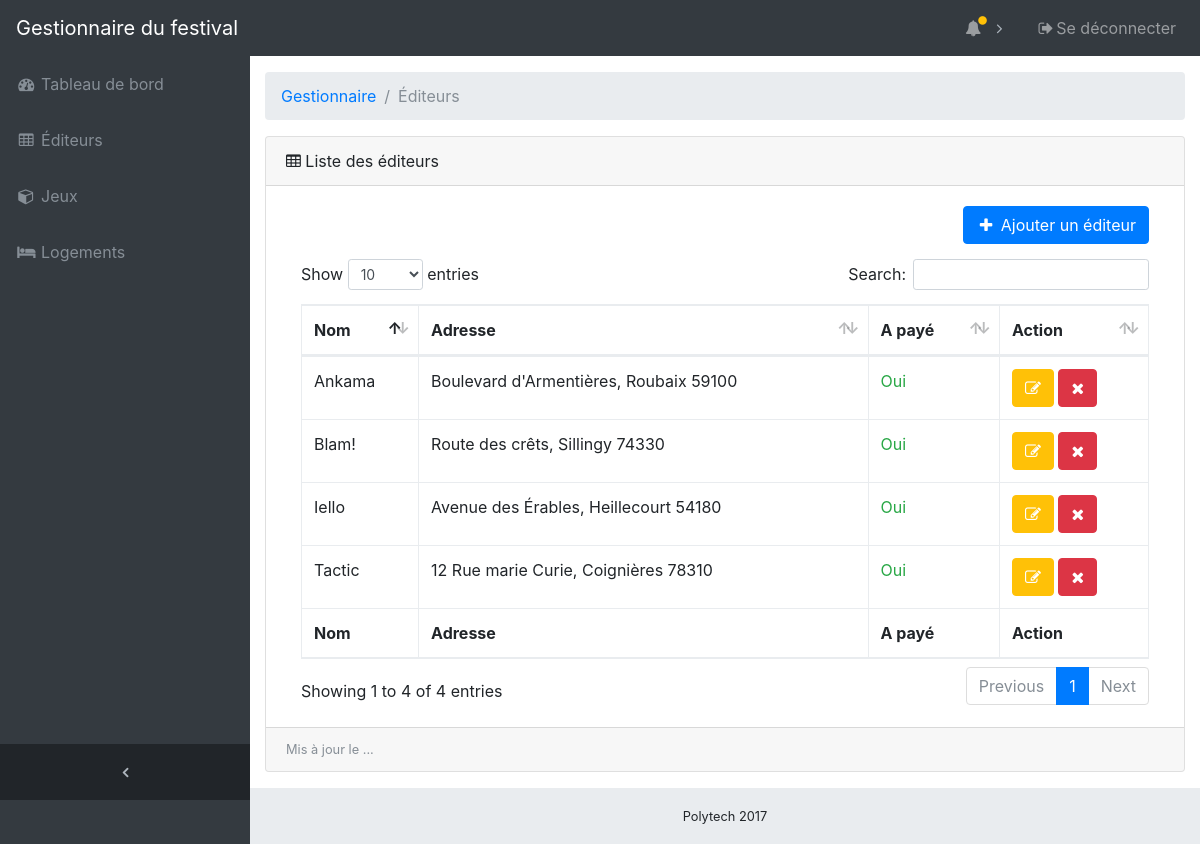
The page /index.php?controller=editeur&action=readAll on the database its author committed.
### tables this page shows
CREATE TABLE `editeur` (
  `idEditeur` int(11) NOT NULL,
  `nomEditeur` varchar(32) NOT NULL,
  `villeEditeur` varchar(32) NOT NULL,
  `rueEditeur` varchar(32) NOT NULL,
  `CPEditeur` int(11) NOT NULL
);

### lib/file.php (called while the page is built)
<?php
class file{
  public static function build_path($path_array){
    $d_s = DIRECTORY_SEPARATOR;
    $ROOT_FOLDER = __DIR__ . "/..";
    return $ROOT_FOLDER . $d_s . join($d_s, $path_array);
  }
}

### controller/controllerEditeur.php (called while the page is built, shortened)
<?php
require_once(File::build_path(array("model", "modelEditeur.php")));
class controllerEditeur{
  public static function readAll(){
    $tab_t = modelEditeur::readAll();
    require (File::build_path(array("view", "navbar.php")));
    require	(File::build_path(array("view", "editeur", "list.php")));
    require (File::build_path(array("view", "footer.php")));
  }
}

### index.php (called while the page is built, shortened)
<?php
    $d_s = DIRECTORY_SEPARATOR;
    require_once(__DIR__ . $d_s . "lib" . $d_s . "file.php");
    require_once(File::build_path(array("controller", "routeur.php")));

### model/modelEditeur.php (called while the page is built, shortened)
<?php
class modelEditeur{
  private $idEditeur;
  private $nomEditeur;
  private $rueEditeur;
  private $villeEditeur;
  private $CPEditeur;
public function getIdEditeur(){
  return $this->idEditeur;
}
public function getNomEditeur(){
  return $this->nomEditeur;
}
public function getVilleEditeur(){
  return $this->villeEditeur;
}
public function getRueEditeur(){
  return $this->rueEditeur;
}
public function getCPEditeur(){
  return $this->CPEditeur;
}
public static function readAll(){
  $sql = "SELECT * FROM editeur";
  $rep = model::$pdo->query($sql);
  $rep->setFetchMode(PDO::FETCH_CLASS, 'modelEditeur');
  return $rep->fetchAll();
}
}

### view/editeur/list.php (the view)
<div class="content-wrapper">
  <div class="container-fluid">
    <ol class="breadcrumb">
      <li class="breadcrumb-item">
        <a href="#">Gestionnaire</a>
      </li>
      <li class="breadcrumb-item active">Éditeurs</li>
    </ol>
    <div class="card mb-3">
      <div class="card-header">
        <i class="fa fa-table"></i> Liste des éditeurs</div>
        <div class="card-body">
          <div class="row">
            <div class="col-sm-12">
              <div class="btn-container">
                <a href="index.php?controller=editeur&action=add">
                  <button type="button" class="btn btn-primary"><i class="fa fa-fw fa-plus"></i> Ajouter un éditeur</button>
                </a>
              </div>
            </div>
          </div>
          <div class="table-responsive">
            <table class="table table-bordered" id="dataTable" width="100%" cellspacing="0">
              <thead>
                <tr>
                  <th>Nom</th>
                  <th>Adresse</th>
                  <th>A payé</th>
                  <th>Action</th>
                </tr>
              </thead>
              <tfoot>
                <tr>
                  <th>Nom</th>
                  <th>Adresse</th>
                  <th>A payé</th>
                  <th>Action</th>
                </tr>
              </tfoot>
              <tbody>
                <?php
                foreach ($tab_t as $i =>$v){
                  $idEditeur = $v-> getIdEditeur();
                  $nomEditeur = $v-> getNomEditeur();
                  $villeEditeur = $v-> getVilleEditeur();
                  $rueEditeur = $v-> getRueEditeur();
                  $cpEditeur = $v-> getCPEditeur();
                  echo "
                  <tr>
                  <td>".htmlspecialchars($nomEditeur)."</td>
                  <td>".htmlspecialchars($rueEditeur).", ".htmlspecialchars($villeEditeur)." ".htmlspecialchars($cpEditeur)."</td>
                  <td class=\"text-success\">Oui</td>
                  <td>
                  <button class=\"btn btn-warning\">
                  <i class=\"text-white fa fa-pencil-square-o\" aria-hidden=\"true\"></i>
                  </button>
                  <button type=\"button\" class=\"btn btn-danger\"  data-toggle=\"modal\" data-target=\"#modalSupp".htmlspecialchars($idEditeur)."\">
                  <i class=\"fa fa-times\" aria-hidden=\"true\"></i>
                  </button>
                  <div class=\"modal fade\" id=\"modalSupp".htmlspecialchars($idEditeur)."\" tabindex=\"-1\" role=\"dialog\" aria-labelledby=\"exampleModalLabel\" aria-hidden=\"true\">
                    <div class=\"modal-dialog\" role=\"document\">
                      <div class=\"modal-content\">
                        <div class=\"modal-header\">
                          <h5 class=\"modal-title\" id=\"exampleModalLabel\">Suppression</h5>
                          <button type=\"button\" class=\"close\" data-dismiss=\"modal\" aria-label=\"Close\">
                            <span aria-hidden=\"true\">&times;</span>
                          </button>
                        </div>
                        <div class=\"modal-body\">
                          Êtes vous sûrs de vouloir supprimer l'éditeur ".htmlspecialchars($nomEditeur)." ?
                        </div>
                        <div class=\"modal-footer\">
                          <button type=\"button\" class=\"btn btn-secondary\" data-dismiss=\"modal\">Annuler</button>
                          <a href='index.php?controller=editeur&action=delete&idEditeur=".htmlspecialchars($idEditeur)."'>
                            <button type=\"button\" class=\"btn btn-primary\">Confirmer</button>
                          </a>
                        </div>
                      </div>
                    </div>
                  </div>
                  </td>
                  </tr>";
                }
                ?>
              </tbody>
            </table>
          </div>
        </div>
        <div class="card-footer small text-muted">Mis à jour le ...</div>
      </div>
    </div>

### controller/routeur.php (shortened to what this page needs)
<?php
$controller = 'controllerAccueil';
$action = 'readAll';
if(!isset($_GET['controller']) && !isset($_GET['action'])){
	require(File::build_path(array("controller", "controllerAccueil.php")));
	$controller::$action();
}
else{
	if(isset($_GET['controller']) && !empty($_GET['controller'])){
		$controller = 'controller'. ucfirst($_GET['controller']);
		if(file_exists(File::build_path(array('controller', $controller . '.php')))){
			if(class_exists($controller)){
				if(isset($_GET['action'])){
					$action = $_GET['action'];
				}
				else if(isset($_POST['action'])){
					$action = $_POST['action'];
				}
				$cl = get_class_methods($controller);
				if(in_array($action, $cl)){
					$controller::$action();
				}
				else{
					controllerErreur::erreur("Action non existante");
				}
			}
		}else{
			controllerErreur::erreur("Le contrôleur n'existe pas");
		}
	}else{
		controllerErreur::erreur("Le contrôleur n'a pas été défini ou champs vides");
	}
}

### view/navbar.php (shortened to what this page needs)
<!DOCTYPE html>
<html lang="en">
<head>
  <link rel="stylesheet" href="css/styles.css" type="text/css"/>
  <link href="vendor/bootstrap/css/bootstrap.min.css" rel="stylesheet">
  <link href="vendor/font-awesome/css/font-awesome.min.css" rel="stylesheet" type="text/css">
  <link href="vendor/datatables/dataTables.bootstrap4.css" rel="stylesheet">
  <link href="css/sb-admin.css" rel="stylesheet">
</head>
<body class="fixed-nav sticky-footer bg-dark" id="page-top">
      <nav class="navbar navbar-expand-lg navbar-dark bg-dark fixed-top" id="mainNav">
          <a class="navbar-brand" href="index.php">Gestionnaire du festival</a>
          <div class="collapse navbar-collapse" id="navbarResponsive">
            <ul class="navbar-nav navbar-sidenav" id="exampleAccordion">
              <li class="nav-item" data-toggle="tooltip" data-placement="right" title="Dashboard">
                <a class="nav-link" href="index.php">
                  <i class="fa fa-fw fa-dashboard"></i>
                  <span class="nav-link-text">Tableau de bord</span>
                </a>
              </li>
              <li class="nav-item" data-toggle="tooltip" data-placement="right" title="Editeur">
                <a class="nav-link" href="index.php?controller=editeur&action=readAll">
                  <i class="fa fa-fw fa-table"></i>
                  <span class="nav-link-text">Éditeurs</span>
                </a>
              </li>
              <li class="nav-item" data-toggle="tooltip" data-placement="right" title="Jeux">
                <a class="nav-link" href="jeux.php">
                  <i class="fa fa-fw fa-cube"></i>
                  <span class="nav-link-text">Jeux</span>
                </a>
              </li>
              <li class="nav-item" data-toggle="tooltip" data-placement="right" title="Jeux">
                <a class="nav-link" href="">
                  <i class="fa fa-fw fa-hotel"></i>
                  <span class="nav-link-text">Logements</span>
                </a>
              </li>
            </ul>
            <ul class="navbar-nav sidenav-toggler">
              <li class="nav-item">
                <a class="nav-link text-center" id="sidenavToggler">
                  <i class="fa fa-fw fa-angle-left"></i>
                </a>
              </li>
            </ul>
            <ul class="navbar-nav ml-auto">
              <li class="nav-item dropdown">
                <a class="nav-link dropdown-toggle mr-lg-2" id="alertsDropdown" href="#" data-toggle="dropdown" aria-haspopup="true" aria-expanded="false">
                  <i class="fa fa-fw fa-bell"></i>
                  <span class="indicator text-warning d-none d-lg-block">
                    <i class="fa fa-fw fa-circle"></i>
                  </span>
                </a>
              </li>
              <li class="nav-item">
                <a class="nav-link" data-toggle="modal" data-target="#exampleModal">
                  <i class="fa fa-fw fa-sign-out"></i>Se déconnecter</a>
              </li>
            </ul>
          </div>
        </nav>

### view/footer.php (shortened to what this page needs)
<footer class="sticky-footer">
      <div class="container">
        <div class="text-center">
          <small>Polytech 2017</small>
        </div>
      </div>
  </footer>

### css/styles.css (style rules this page uses)
.btn-container { padding: 0px 15px 15px 0px; text-align: right; }
button { cursor : pointer; }

### css/sb-admin.css (style rules this page uses)
html { position: relative; min-height: 100%; }
body { overflow-x: hidden; }
body.sticky-footer { margin-bottom: 56px; }
body.sticky-footer .content-wrapper { min-height: calc(100vh - 56px - 56px); }
body.fixed-nav { padding-top: 56px; }
.content-wrapper { min-height: calc(100vh - 56px); padding-top: 1rem; }
#mainNav .navbar-collapse { overflow: auto; max-height: 75vh; }
#mainNav .navbar-collapse .navbar-nav .nav-item .nav-link { cursor: pointer; }
#mainNav .navbar-collapse .sidenav-toggler { display: none; }
#mainNav .navbar-collapse .navbar-nav > .nav-item.dropdown > .nav-link { position: relative; min-width: 45px; }
#mainNav .navbar-collapse .navbar-nav > .nav-item.dropdown > .nav-link:after { float: right; width: auto; content: '\f105'; border: none; font-family: 'FontAwesome'; }
#mainNav .navbar-collapse .navbar-nav > .nav-item.dropdown > .nav-link .indicator { position: absolute; top: 5px; left: 21px; font-size: 10px; }
@media (min-width: 992px) { #mainNav .navbar-brand { width: 250px; } }
@media (min-width: 992px) { #mainNav .navbar-collapse { overflow: visible; max-height: none; } }
@media (min-width: 992px) { #mainNav .navbar-collapse .navbar-sidenav { position: absolute; top: 0; left: 0; overflow-x: hidden; overflow-y: auto; -webkit-flex-direction: column; -ms-flex-direction: column; flex-direction: column; margin-top: 56px; } }
@media (min-width: 992px) { #mainNav .navbar-collapse .navbar-sidenav > .nav-item { width: 250px; padding: 0; } }
@media (min-width: 992px) { #mainNav .navbar-collapse .navbar-sidenav > .nav-item > .nav-link { padding: 1em; } }
@media (min-width: 992px) { #mainNav .navbar-collapse .navbar-nav > .nav-item.dropdown > .nav-link { min-width: 0; } }
@media (min-width: 992px) { #mainNav .navbar-collapse .navbar-nav > .nav-item.dropdown > .nav-link:after { width: 24px; text-align: center; } }
#mainNav.fixed-top .sidenav-toggler { display: none; }
@media (min-width: 992px) { #mainNav.fixed-top .navbar-sidenav { height: calc(100vh - 112px); } }
@media (min-width: 992px) { #mainNav.fixed-top .sidenav-toggler { position: absolute; top: 0; left: 0; display: flex; overflow-x: hidden; overflow-y: auto; -webkit-flex-direction: column; -ms-flex-direction: column; flex-direction: column; margin-top: calc(100vh - 56px); } }
@media (min-width: 992px) { #mainNav.fixed-top .sidenav-toggler > .nav-item { width: 250px; padding: 0; } }
@media (min-width: 992px) { #mainNav.fixed-top .sidenav-toggler > .nav-item > .nav-link { padding: 1em; } }
#mainNav.fixed-top.navbar-dark .sidenav-toggler { background-color: #212529; }
#mainNav.fixed-top.navbar-dark .sidenav-toggler a i { color: #adb5bd; }
.content-wrapper { overflow-x: hidden; background: white; }
@media (min-width: 992px) { .content-wrapper { margin-left: 250px; } }
#sidenavToggler i { font-weight: 800; }
#mainNav.navbar-dark .navbar-collapse .navbar-sidenav > .nav-item > .nav-link { color: #868e96; }
#mainNav.navbar-dark .navbar-collapse .navbar-nav > .nav-item.dropdown > .nav-link:after { color: #adb5bd; }
@media (min-width: 992px) { #mainNav.navbar-dark .navbar-collapse .navbar-sidenav { background: #343a40; } }
footer.sticky-footer { position: absolute; right: 0; bottom: 0; width: 100%; height: 56px; background-color: #e9ecef; line-height: 55px; }
@media (min-width: 992px) { footer.sticky-footer { width: calc(100% - 250px); } }

### rows shown on the page
editeur: nomEditeur "Ankama", rueEditeur "Boulevard d'Armentières", villeEditeur "Roubaix", CPEditeur "59100"
editeur: nomEditeur "Iello", rueEditeur "Avenue des Érables", villeEditeur "Heillecourt", CPEditeur "54180"
editeur: nomEditeur "Blam!", rueEditeur "Route des crêts", villeEditeur "Sillingy", CPEditeur "74330"
editeur: nomEditeur "Tactic", rueEditeur "12 Rue marie Curie", villeEditeur "Coignières", CPEditeur "78310"
